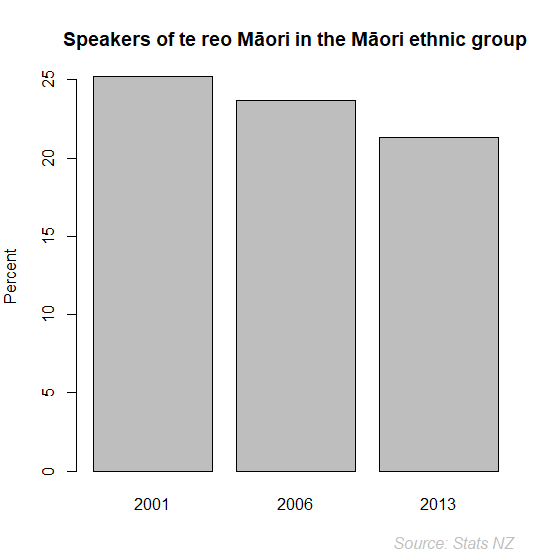

The R source for this figure:

library(extrafont)
loadfonts("win")
loadfonts("pdf")
fontlist <- fonts()

speakers <- read.csv("StatsNZ/maori-language-speakers.csv", header=FALSE)
## par(mfrow=c(3, 1))
## for (i in fontlist) {
## for (i in c("FB", "Bell MT", "Centaur", "Colonna MT", "Microsoft New Tai Lue"))
    ## prompt
    ## readline(paste(i, ":"))
## }
i <- "Microsoft New Tai Lue"
## Pasted char
png("MSNTL-cut-and-paste.png")
barplot(speakers$V4, names.arg=speakers$V1, ylab="Percent",
        main="Speakers of te reo Māori in the Māori ethnic group",
        family=i)
dev.off()
## Unicode escape (look for empty rectangle)
png("MSNTL-unicode-escape.png")
barplot(speakers$V4, names.arg=speakers$V1, ylab="Percent",
        main="Speakers of te reo M\u101ori in the M\u101ori ethnic group",
        family=i)
dev.off()
## Unicode combining macron (looks nice?)
png("MSNTL-unicode-combine.png")
barplot(speakers$V4, names.arg=speakers$V1, ylab="Percent",
        main="Speakers of te reo Ma\u304ori in the Ma\u304ori ethnic group",
        family=i)
dev.off()
## Unicode escape (different font)
png("sans-unicode-escape.png")
barplot(speakers$V4, names.arg=speakers$V1, ylab="Percent",
        main="Speakers of te reo M\u101ori in the M\u101ori ethnic group",
        family="sans")
dev.off()
## But PDF stuffed
pdf("sans-unicode-escape.pdf")
barplot(speakers$V4, names.arg=speakers$V1, ylab="Percent",
        main="Speakers of te reo M\u101ori in the M\u101ori ethnic group",
        family="sans")
dev.off()
## Cairo PDF version ok
cairo_pdf("sans-unicode-escape-cairo.pdf")
barplot(speakers$V4, names.arg=speakers$V1, ylab="Percent",
        main="Speakers of te reo M\u101ori in the M\u101ori ethnic group",
        family="sans")
dev.off()
cairo_pdf("sans-unicode-combine-cairo.pdf")
barplot(speakers$V4, names.arg=speakers$V1, ylab="Percent",
        main="Speakers of te reo Ma\u304ori in the Ma\u304ori ethnic group",
        family="sans")
dev.off()



speakers <- read.csv("StatsNZ/maori-language-speakers.csv", header=FALSE)
par(mar=c(4, 4, 4, 2))
barplot(speakers$V4, names.arg=speakers$V1, ylab="Percent",
        main="Speakers of te reo M\u101ori in the M\u101ori ethnic group")
mtext(expression(italic("Source: Stats NZ")), side=1, at=par("usr")[2],
      line=3, adj=1, col="grey")

barplot(speakers$V4, names.arg=speakers$V1, ylab="Percent",
        main="Speakers of te reo Ma\u304ori in the Ma\u304ori ethnic group")
mtext(expression(italic("Source: Stats NZ")), side=1, at=par("usr")[2],
      line=3, adj=1, col="grey")

windowsFonts(E="Elephant")
barplot(speakers$V4, names.arg=speakers$V1, ylab="Percent",
        main="Speakers of te reo M\u101ori in the M\u101ori ethnic group",
        family="E")
mtext(expression(italic("Source: Stats NZ")), side=1, at=par("usr")[2],
      line=3, adj=1, col="grey")
